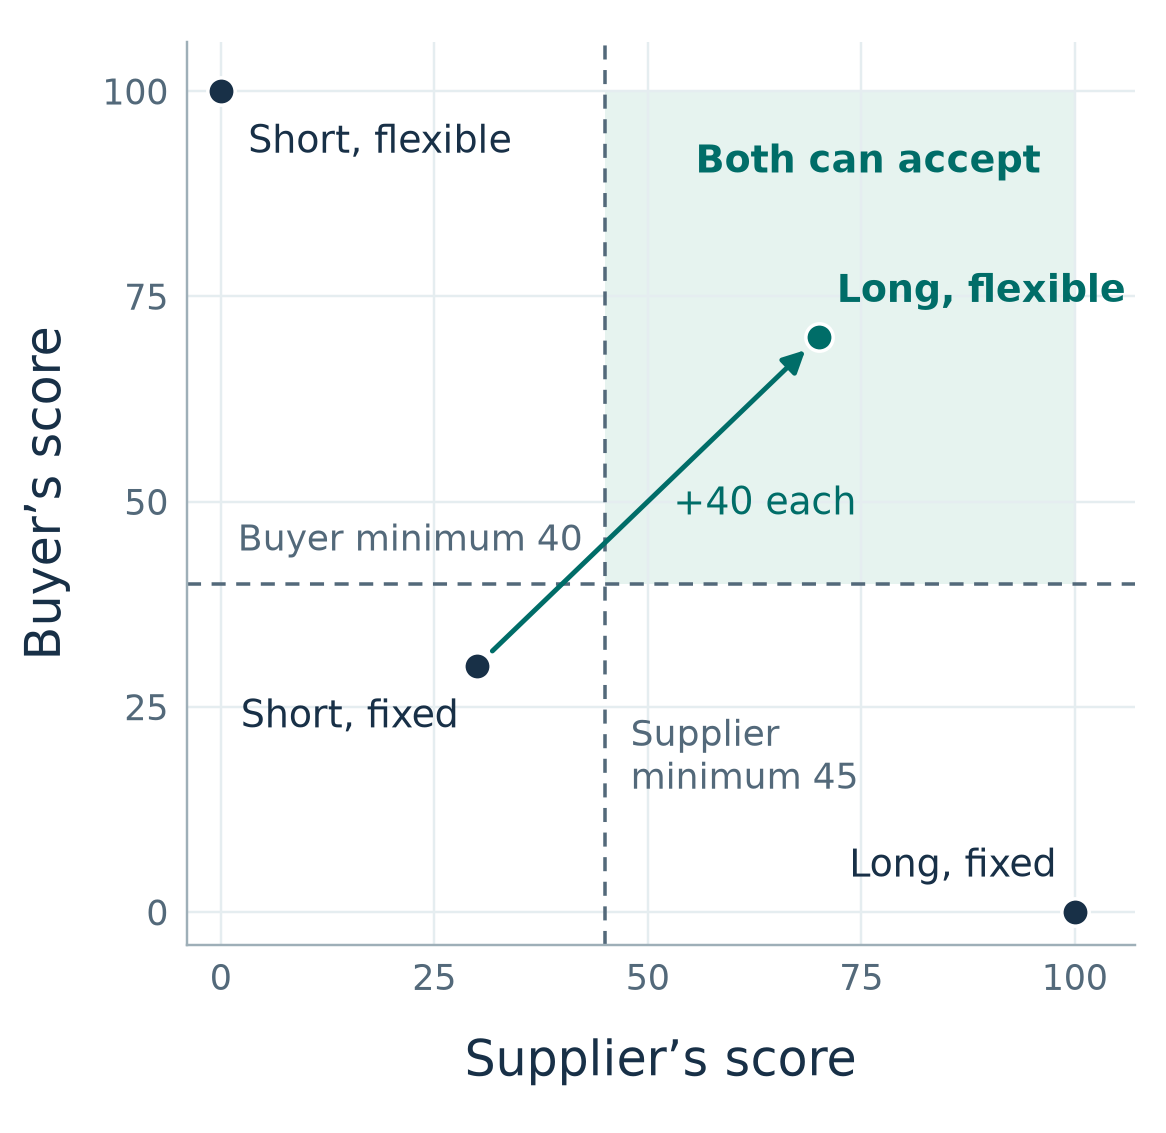

Write Python code to recreate this figure.
"""Generate the editorial prototype from the hypothetical packages in Chapter 37."""

from pathlib import Path

import matplotlib

matplotlib.use("Agg")

import matplotlib.pyplot as plt
from matplotlib.patches import Rectangle


BUYER_OUTSIDE = 40
SUPPLIER_OUTSIDE = 45
# Coordinates follow the existing figure: supplier on x, buyer on y.
PACKAGES = {
    "Short, flexible": (0, 100),
    "Short, fixed": (30, 30),
    "Long, flexible": (70, 70),
    "Long, fixed": (100, 0),
}


def dominates(candidate, reference):
    return (
        all(c >= r for c, r in zip(candidate, reference))
        and any(c > r for c, r in zip(candidate, reference))
    )


def main():
    acceptable = [
        point for point in PACKAGES.values()
        if point[0] >= SUPPLIER_OUTSIDE and point[1] >= BUYER_OUTSIDE
    ]
    dominated = [
        point for point in PACKAGES.values()
        if any(dominates(other, point) for other in PACKAGES.values())
    ]
    assert acceptable == [(70, 70)]
    assert dominated == [(30, 30)]

    navy = "#183047"
    teal = "#006d68"
    muted = "#53697a"
    plt.rcParams.update({
        "font.family": "DejaVu Sans",
        "text.color": navy,
        "axes.labelcolor": navy,
        "xtick.color": muted,
        "ytick.color": muted,
        "savefig.facecolor": "white",
    })
    figure, axis = plt.subplots(figsize=(5.3, 5.15))
    figure.subplots_adjust(left=0.16, right=0.973, bottom=0.166, top=0.963)
    axis.set(xlim=(-4, 107), ylim=(-4, 106), xlabel="Supplier’s score", ylabel="Buyer’s score")
    ticks = [0, 25, 50, 75, 100]
    axis.set_xticks(ticks)
    axis.set_yticks(ticks)
    axis.tick_params(labelsize=11.5, length=0, pad=6)
    axis.xaxis.label.set_size(16)
    axis.yaxis.label.set_size(16)
    axis.xaxis.labelpad = 13
    axis.yaxis.labelpad = 10
    axis.spines[["top", "right"]].set_visible(False)
    axis.spines[["left", "bottom"]].set_color("#9eafb8")
    axis.set_axisbelow(True)
    axis.grid(color="#e5edf0", linewidth=0.8, zorder=0)

    axis.add_patch(Rectangle(
        (SUPPLIER_OUTSIDE, BUYER_OUTSIDE), 100 - SUPPLIER_OUTSIDE,
        100 - BUYER_OUTSIDE, color="#e6f3ef", zorder=-1, linewidth=0
    ))
    axis.axhline(BUYER_OUTSIDE, linestyle=(0, (4, 3)), color=muted, linewidth=1.15)
    axis.axvline(SUPPLIER_OUTSIDE, linestyle=(0, (4, 3)), color=muted, linewidth=1.15)
    label_style = {"fontsize": 12.6, "linespacing": 1.12}
    axis.text(96, 94, "Both can accept", va="top", ha="right",
              color=teal, fontweight="bold", **label_style)
    axis.text(2, 43, "Buyer minimum 40", va="bottom", color=muted, fontsize=11.7)
    axis.text(48, 24, "Supplier\nminimum 45", va="top", color=muted, fontsize=11.7)

    offsets = [(9, -9, "left", "top"), (-6, -9, "right", "top"),
               (6, 8, "left", "bottom"), (-6, 8, "right", "bottom")]
    for (name, point), (dx, dy, ha, va) in zip(PACKAGES.items(), offsets):
        selected = point in acceptable
        axis.scatter(*point, s=80, color=teal if selected else navy,
                     edgecolor="white", linewidth=1.15, zorder=4)
        axis.annotate(name, point, xytext=(dx, dy), textcoords="offset points",
                      ha=ha, va=va, color=teal if selected else navy,
                      fontweight="bold" if selected else "normal", zorder=5, **label_style)

    axis.annotate("", xy=(70, 70), xytext=(30, 30), zorder=3,
                  arrowprops={"arrowstyle": "-|>", "color": teal, "lw": 1.6,
                              "shrinkA": 7, "shrinkB": 6, "mutation_scale": 15})
    axis.text(53, 52, "+40 each", ha="left", va="top", color=teal, fontsize=12.6)

    output = Path(__file__).with_name("package-scores-prototype.png")
    figure.savefig(output, dpi=220)
    plt.close(figure)


if __name__ == "__main__":
    main()
